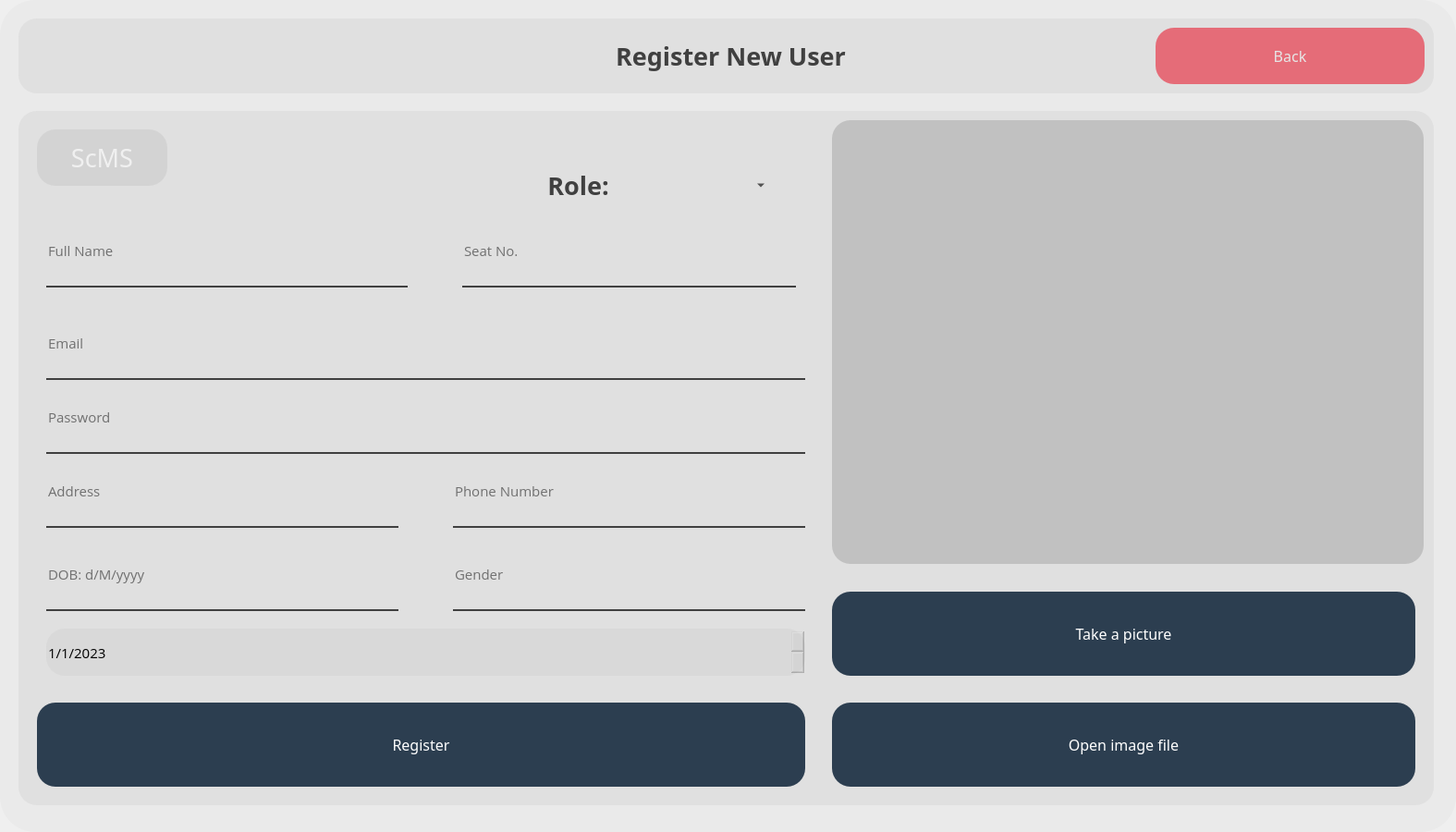
  <widget class="QWidget" name="newUser_widget" native="true">
   <property name="geometry">
    <rect>
     <x>0</x>
     <y>0</y>
     <width>1575</width>
     <height>900</height>
    </rect>
   </property>
   <widget class="QLabel" name="mainScreen_BG_5">
    <property name="geometry">
     <rect>
      <x>0</x>
      <y>0</y>
      <width>1575</width>
      <height>900</height>
     </rect>
    </property>
    <property name="styleSheet">
     <string notr="true">background-image: url(:/images/materials/reportBG.png);
border-radius:38px;</string>
    </property>
    <property name="text">
     <string/>
    </property>
   </widget>
   <widget class="QWidget" name="topBar_widget_6" native="true">
    <property name="geometry">
     <rect>
      <x>20</x>
      <y>20</y>
      <width>1531</width>
      <height>81</height>
     </rect>
    </property>
    <property name="styleSheet">
     <string notr="true">background-color: rgba(200, 200, 200,80);
/*background-color: rgba(239, 174, 74,150);*/
border-radius:20px;</string>
    </property>
    <widget class="QLabel" name="mainTopBarTitle_label_9">
     <property name="geometry">
      <rect>
       <x>610</x>
       <y>10</y>
       <width>321</width>
       <height>61</height>
      </rect>
     </property>
     <property name="font">
      <font>
       <family>Poppins SemiBold</family>
       <pointsize>20</pointsize>
       <weight>75</weight>
       <bold>true</bold>
      </font>
     </property>
     <property name="styleSheet">
      <string notr="true">background-color: rgba(255, 255, 255,0);
color: rgb(64,64,64);</string>
     </property>
     <property name="text">
      <string>Register New User</string>
     </property>
     <property name="alignment">
      <set>Qt::AlignCenter</set>
     </property>
    </widget>
    <widget class="QPushButton" name="newUser_Back_btn">
     <property name="geometry">
      <rect>
       <x>1230</x>
       <y>10</y>
       <width>291</width>
       <height>61</height>
      </rect>
     </property>
     <property name="font">
      <font>
       <family>Poppins Medium</family>
       <pointsize>12</pointsize>
       <weight>50</weight>
       <bold>false</bold>
      </font>
     </property>
     <property name="styleSheet">
      <string notr="true">QPushButton#newUser_Back_btn{
background-color: rgb(229, 108, 120);
	color: rgb(230, 230, 230);
border-radius:20px;
}

QPushButton#newUser_Back_btn:hover{
background-color: rgba(229, 108, 120,220);
}

QPushButton#newUser_Back_btn:pressed{
padding-left:5px;
padding-top:5px;
background-color: rgba(229, 108, 120,220);
}</string>
     </property>
     <property name="text">
      <string>Back</string>
     </property>
    </widget>
   </widget>
   <widget class="QWidget" name="mainDashboardContainer_widget_5" native="true">
    <property name="geometry">
     <rect>
      <x>20</x>
      <y>120</y>
      <width>1531</width>
      <height>751</height>
     </rect>
    </property>
    <property name="font">
     <font>
      <strikeout>false</strikeout>
     </font>
    </property>
    <property name="styleSheet">
     <string notr="true">background-color: rgba(200, 200, 200,80);
border-radius:20px;</string>
    </property>
    <widget class="QPushButton" name="registerNewUser_btn">
     <property name="geometry">
      <rect>
       <x>20</x>
       <y>640</y>
       <width>831</width>
       <height>91</height>
      </rect>
     </property>
     <property name="font">
      <font>
       <family>Poppins Medium</family>
       <pointsize>12</pointsize>
       <weight>50</weight>
       <bold>false</bold>
       <strikeout>false</strikeout>
      </font>
     </property>
     <property name="styleSheet">
      <string notr="true">QPushButton#registerNewUser_btn{
	
	background-color: rgb(44, 62, 80);
	color: rgb(255, 255, 255);
border-radius:20px;
}

QPushButton#registerNewUser_btn:hover{
background-color: rgba(44, 62, 80,210);

}

QPushButton#registerNewUser_btn:pressed{
padding-left:5px;
padding-top:5px;
background-color: rgba(44, 62, 80,210);

}</string>
     </property>
     <property name="text">
      <string>Register</string>
     </property>
     <property name="iconSize">
      <size>
       <width>25</width>
       <height>25</height>
      </size>
     </property>
    </widget>
    <widget class="QLabel" name="mainTopBarTitle_label_10">
     <property name="geometry">
      <rect>
       <x>20</x>
       <y>20</y>
       <width>141</width>
       <height>61</height>
      </rect>
     </property>
     <property name="font">
      <font>
       <family>Poppins Medium</family>
       <pointsize>20</pointsize>
       <weight>50</weight>
       <bold>false</bold>
       <strikeout>false</strikeout>
      </font>
     </property>
     <property name="styleSheet">
      <string notr="true">background-color: rgba(64, 64, 64,20);
color: rgb(240, 240, 240);
</string>
     </property>
     <property name="text">
      <string>ScMS</string>
     </property>
     <property name="alignment">
      <set>Qt::AlignCenter</set>
     </property>
    </widget>
    <widget class="QWidget" name="cameraAttendanceContainer_widget_4" native="true">
     <property name="geometry">
      <rect>
       <x>880</x>
       <y>10</y>
       <width>640</width>
       <height>480</height>
      </rect>
     </property>
     <property name="styleSheet">
      <string notr="true">background-color: rgba(64, 64, 64,50);
/*background-color: rgba(255,255,255,255);*/
border-radius:20px;</string>
     </property>
     <widget class="QLabel" name="userImageRegister_Label">
      <property name="geometry">
       <rect>
        <x>90</x>
        <y>10</y>
        <width>460</width>
        <height>460</height>
       </rect>
      </property>
      <property name="styleSheet">
       <string notr="true">background-color: rgba(255, 255, 255,0);
border-radius:20px;</string>
      </property>
      <property name="text">
       <string/>
      </property>
     </widget>
     <widget class="QLabel" name="cameraNewUserImage_Label">
      <property name="geometry">
       <rect>
        <x>10</x>
        <y>10</y>
        <width>620</width>
        <height>461</height>
       </rect>
      </property>
      <property name="styleSheet">
       <string notr="true">background-color: rgba(255, 255, 255,0);</string>
      </property>
      <property name="text">
       <string/>
      </property>
      <property name="pixmap">
       <pixmap resource="res.qrc">:/images/materials/attendanceWaiting.png</pixmap>
      </property>
     </widget>
     <zorder>cameraNewUserImage_Label</zorder>
     <zorder>userImageRegister_Label</zorder>
    </widget>
    <widget class="QLineEdit" name="loginPassword_tbox_2">
     <property name="geometry">
      <rect>
       <x>30</x>
       <y>300</y>
       <width>821</width>
       <height>71</height>
      </rect>
     </property>
     <property name="font">
      <font>
       <family>Open Sans</family>
       <pointsize>11</pointsize>
       <strikeout>false</strikeout>
      </font>
     </property>
     <property name="styleSheet">
      <string notr="true">background-color: rgba(0, 0, 0,0);
border:none;
border-bottom:2px solid rgb(64,64,64);
color:rgpa(255,255,255,230);
padding-bottom:7px;
border-radius:0px;


</string>
     </property>
     <property name="echoMode">
      <enum>QLineEdit::Password</enum>
     </property>
     <property name="placeholderText">
      <string>Password</string>
     </property>
    </widget>
    <widget class="QLineEdit" name="loginUserName_tbox_2">
     <property name="geometry">
      <rect>
       <x>30</x>
       <y>120</y>
       <width>391</width>
       <height>71</height>
      </rect>
     </property>
     <property name="font">
      <font>
       <family>Open Sans</family>
       <pointsize>11</pointsize>
       <strikeout>false</strikeout>
      </font>
     </property>
     <property name="styleSheet">
      <string notr="true">background-color: rgba(0, 0, 0,0);
border:none;
border-radius:0px;
border-bottom:2px solid rgb(64,64,64);
color:rgpa(255,255,255,230);
padding-bottom:7px;



</string>
     </property>
     <property name="placeholderText">
      <string>Full Name</string>
     </property>
    </widget>
    <widget class="QLineEdit" name="loginPassword_tbox_3">
     <property name="geometry">
      <rect>
       <x>30</x>
       <y>380</y>
       <width>381</width>
       <height>71</height>
      </rect>
     </property>
     <property name="font">
      <font>
       <family>Open Sans</family>
       <pointsize>11</pointsize>
       <strikeout>false</strikeout>
      </font>
     </property>
     <property name="styleSheet">
      <string notr="true">background-color: rgba(0, 0, 0,0);
border:none;
border-bottom:2px solid rgb(64,64,64);
color:rgpa(255,255,255,230);
padding-bottom:7px;
border-radius:0px;


</string>
     </property>
     <property name="echoMode">
      <enum>QLineEdit::Normal</enum>
     </property>
     <property name="placeholderText">
      <string>Address</string>
     </property>
    </widget>
    <widget class="QLineEdit" name="loginUserName_tbox_3">
     <property name="geometry">
      <rect>
       <x>30</x>
       <y>220</y>
       <width>821</width>
       <height>71</height>
      </rect>
     </property>
     <property name="font">
      <font>
       <family>Open Sans</family>
       <pointsize>11</pointsize>
       <strikeout>false</strikeout>
      </font>
     </property>
     <property name="styleSheet">
      <string notr="true">background-color: rgba(0, 0, 0,0);
border:none;
border-radius:0px;
border-bottom:2px solid rgb(64,64,64);
color:rgpa(255,255,255,230);
padding-bottom:7px;



</string>
     </property>
     <property name="placeholderText">
      <string>Email</string>
     </property>
    </widget>
    <widget class="QLineEdit" name="loginPassword_tbox_4">
     <property name="geometry">
      <rect>
       <x>30</x>
       <y>470</y>
       <width>381</width>
       <height>71</height>
      </rect>
     </property>
     <property name="font">
      <font>
       <family>Open Sans</family>
       <pointsize>11</pointsize>
       <strikeout>false</strikeout>
      </font>
     </property>
     <property name="styleSheet">
      <string notr="true">background-color: rgba(0, 0, 0,0);
border:none;
border-bottom:2px solid rgb(64,64,64);
color:rgpa(255,255,255,230);
padding-bottom:7px;
border-radius:0px;


</string>
     </property>
     <property name="echoMode">
      <enum>QLineEdit::Normal</enum>
     </property>
     <property name="placeholderText">
      <string>DOB: d/M/yyyy</string>
     </property>
    </widget>
    <widget class="QLineEdit" name="loginUserName_tbox_4">
     <property name="geometry">
      <rect>
       <x>470</x>
       <y>380</y>
       <width>381</width>
       <height>71</height>
      </rect>
     </property>
     <property name="font">
      <font>
       <family>Open Sans</family>
       <pointsize>11</pointsize>
       <strikeout>false</strikeout>
      </font>
     </property>
     <property name="styleSheet">
      <string notr="true">background-color: rgba(0, 0, 0,0);
border:none;
border-radius:0px;
border-bottom:2px solid rgb(64,64,64);
color:rgpa(255,255,255,230);
padding-bottom:7px;



</string>
     </property>
     <property name="placeholderText">
      <string>Phone Number</string>
     </property>
    </widget>
    <widget class="QLineEdit" name="loginUserName_tbox_5">
     <property name="geometry">
      <rect>
       <x>470</x>
       <y>470</y>
       <width>381</width>
       <height>71</height>
      </rect>
     </property>
     <property name="font">
      <font>
       <family>Open Sans</family>
       <pointsize>11</pointsize>
       <strikeout>false</strikeout>
      </font>
     </property>
     <property name="styleSheet">
      <string notr="true">background-color: rgba(0, 0, 0,0);
border:none;
border-radius:0px;
border-bottom:2px solid rgb(64,64,64);
color:rgpa(255,255,255,230);
padding-bottom:7px;



</string>
     </property>
     <property name="placeholderText">
      <string>Gender</string>
     </property>
    </widget>
    <widget class="QDateEdit" name="dateEdit">
     <property name="geometry">
      <rect>
       <x>30</x>
       <y>560</y>
       <width>821</width>
       <height>51</height>
      </rect>
     </property>
     <property name="font">
      <font>
       <family>Open Sans</family>
       <pointsize>11</pointsize>
       <strikeout>false</strikeout>
      </font>
     </property>
     <property name="currentSection">
      <enum>QDateTimeEdit::DaySection</enum>
     </property>
     <property name="displayFormat">
      <string>d/M/yyyy</string>
     </property>
     <property name="calendarPopup">
      <bool>false</bool>
     </property>
     <property name="date">
      <date>
       <year>2023</year>
       <month>1</month>
       <day>1</day>
      </date>
     </property>
    </widget>
    <widget class="QPushButton" name="takePic_newUser_btn">
     <property name="geometry">
      <rect>
       <x>880</x>
       <y>520</y>
       <width>631</width>
       <height>91</height>
      </rect>
     </property>
     <property name="font">
      <font>
       <family>Poppins Medium</family>
       <pointsize>12</pointsize>
       <weight>50</weight>
       <bold>false</bold>
       <strikeout>false</strikeout>
      </font>
     </property>
     <property name="styleSheet">
      <string notr="true">QPushButton#takePic_newUser_btn{
	
	background-color: rgb(44, 62, 80);
	color: rgb(255, 255, 255);
border-radius:20px;
}

QPushButton#takePic_newUser_btn:hover{
background-color: rgba(44, 62, 80,210);

}

QPushButton#takePic_newUser_btn:pressed{
padding-left:5px;
padding-top:5px;
background-color: rgba(44, 62, 80,210);

}</string>
     </property>
     <property name="text">
      <string>Take a picture</string>
     </property>
     <property name="iconSize">
      <size>
       <width>25</width>
       <height>25</height>
      </size>
     </property>
    </widget>
    <widget class="QPushButton" name="newUser_openImage_btn">
     <property name="geometry">
      <rect>
       <x>880</x>
       <y>640</y>
       <width>631</width>
       <height>91</height>
      </rect>
     </property>
     <property name="font">
      <font>
       <family>Poppins Medium</family>
       <pointsize>12</pointsize>
       <weight>50</weight>
       <bold>false</bold>
       <strikeout>false</strikeout>
      </font>
     </property>
     <property name="styleSheet">
      <string notr="true">QPushButton#newUser_openImage_btn{
	
	background-color: rgb(44, 62, 80);
	color: rgb(255, 255, 255);
border-radius:20px;
}

QPushButton#newUser_openImage_btn:hover{
background-color: rgba(44, 62, 80,210);

}

QPushButton#newUser_openImage_btn:pressed{
padding-left:5px;
padding-top:5px;
background-color: rgba(44, 62, 80,210);

}</string>
     </property>
     <property name="text">
      <string>Open image file</string>
     </property>
     <property name="iconSize">
      <size>
       <width>25</width>
       <height>25</height>
      </size>
     </property>
    </widget>
    <widget class="QLineEdit" name="loginUserName_tbox_6">
     <property name="geometry">
      <rect>
       <x>480</x>
       <y>120</y>
       <width>361</width>
       <height>71</height>
      </rect>
     </property>
     <property name="font">
      <font>
       <family>Open Sans</family>
       <pointsize>11</pointsize>
       <strikeout>false</strikeout>
      </font>
     </property>
     <property name="styleSheet">
      <string notr="true">background-color: rgba(0, 0, 0,0);
border:none;
border-radius:0px;
border-bottom:2px solid rgb(64,64,64);
color:rgpa(255,255,255,230);
padding-bottom:7px;



</string>
     </property>
     <property name="placeholderText">
      <string>Seat No.</string>
     </property>
    </widget>
    <widget class="QComboBox" name="roleComboBox">
     <property name="geometry">
      <rect>
       <x>660</x>
       <y>60</y>
       <width>151</width>
       <height>41</height>
      </rect>
     </property>
     <property name="palette">
      <palette>
       <active>
        <colorrole role="Button">
         <brush brushstyle="SolidPattern">
          <color alpha="0">
           <red>255</red>
           <green>255</green>
           <blue>255</blue>
          </color>
         </brush>
        </colorrole>
        <colorrole role="Text">
         <brush brushstyle="SolidPattern">
          <color alpha="255">
           <red>0</red>
           <green>0</green>
           <blue>0</blue>
          </color>
         </brush>
        </colorrole>
        <colorrole role="ButtonText">
         <brush brushstyle="SolidPattern">
          <color alpha="255">
           <red>0</red>
           <green>0</green>
           <blue>0</blue>
          </color>
         </brush>
        </colorrole>
        <colorrole role="Base">
         <brush brushstyle="SolidPattern">
          <color alpha="0">
           <red>255</red>
           <green>255</green>
           <blue>255</blue>
          </color>
         </brush>
        </colorrole>
        <colorrole role="Window">
         <brush brushstyle="SolidPattern">
          <color alpha="0">
           <red>255</red>
           <green>255</green>
           <blue>255</blue>
          </color>
         </brush>
        </colorrole>
        <colorrole role="Shadow">
         <brush brushstyle="SolidPattern">
          <color alpha="255">
           <red>255</red>
           <green>170</green>
           <blue>0</blue>
          </color>
         </brush>
        </colorrole>
        <colorrole role="PlaceholderText">
         <brush brushstyle="SolidPattern">
          <color alpha="128">
           <red>255</red>
           <green>255</green>
           <blue>127</blue>
          </color>
         </brush>
        </colorrole>
       </active>
       <inactive>
        <colorrole role="Button">
         <brush brushstyle="SolidPattern">
          <color alpha="0">
           <red>255</red>
           <green>255</green>
           <blue>255</blue>
          </color>
         </brush>
        </colorrole>
        <colorrole role="Text">
         <brush brushstyle="SolidPattern">
          <color alpha="255">
           <red>0</red>
           <green>0</green>
           <blue>0</blue>
          </color>
         </brush>
        </colorrole>
        <colorrole role="ButtonText">
         <brush brushstyle="SolidPattern">
          <color alpha="255">
           <red>0</red>
           <green>0</green>
           <blue>0</blue>
          </color>
         </brush>
        </colorrole>
        <colorrole role="Base">
         <brush brushstyle="SolidPattern">
          <color alpha="0">
           <red>255</red>
           <green>255</green>
           <blue>255</blue>
          </color>
         </brush>
        </colorrole>
        <colorrole role="Window">
         <brush brushstyle="SolidPattern">
          <color alpha="0">
           <red>255</red>
           <green>255</green>
           <blue>255</blue>
          </color>
         </brush>
        </colorrole>
        <colorrole role="Shadow">
         <brush brushstyle="SolidPattern">
          <color alpha="255">
           <red>255</red>
           <green>170</green>
           <blue>0</blue>
          </color>
         </brush>
        </colorrole>
        <colorrole role="PlaceholderText">
         <brush brushstyle="SolidPattern">
          <color alpha="128">
           <red>0</red>
           <green>0</green>
           <blue>0</blue>
          </color>
         </brush>
        </colorrole>
       </inactive>
       <disabled>
        <colorrole role="Button">
         <brush brushstyle="SolidPattern">
          <color alpha="0">
           <red>255</red>
           <green>255</green>
           <blue>255</blue>
          </color>
         </brush>
        </colorrole>
        <colorrole role="Text">
         <brush brushstyle="SolidPattern">
          <color alpha="255">
           <red>120</red>
           <green>120</green>
           <blue>120</blue>
          </color>
         </brush>
        </colorrole>
        <colorrole role="ButtonText">
         <brush brushstyle="SolidPattern">
          <color alpha="255">
           <red>120</red>
           <green>120</green>
           <blue>120</blue>
          </color>
         </brush>
        </colorrole>
        <colorrole role="Base">
         <brush brushstyle="SolidPattern">
          <color alpha="0">
           <red>255</red>
           <green>255</green>
           <blue>255</blue>
          </color>
         </brush>
        </colorrole>
        <colorrole role="Window">
         <brush brushstyle="SolidPattern">
          <color alpha="0">
           <red>255</red>
           <green>255</green>
           <blue>255</blue>
          </color>
         </brush>
        </colorrole>
        <colorrole role="Shadow">
         <brush brushstyle="SolidPattern">
          <color alpha="255">
           <red>255</red>
           <green>170</green>
           <blue>0</blue>
          </color>
         </brush>
        </colorrole>
        <colorrole role="PlaceholderText">
         <brush brushstyle="SolidPattern">
          <color alpha="128">
           <red>0</red>
           <green>0</green>
           <blue>0</blue>
          </color>
         </brush>
        </colorrole>
       </disabled>
      </palette>
     </property>
     <property name="font">
      <font>
       <pointsize>12</pointsize>
       <weight>50</weight>
       <bold>false</bold>
       <strikeout>false</strikeout>
      </font>
     </property>
     <property name="styleSheet">
      <string notr="true">
background-color: rgba(255, 255, 255, 0);
border-radius: 7px;

 </string>
     </property>
     <property name="editable">
      <bool>false</bool>
     </property>
    </widget>
    <widget class="QLabel" name="mainTopBarTitle_label_31">
     <property name="geometry">
      <rect>
       <x>540</x>
       <y>50</y>
       <width>131</width>
       <height>61</height>
      </rect>
     </property>
     <property name="font">
      <font>
       <family>Poppins SemiBold</family>
       <pointsize>20</pointsize>
       <weight>75</weight>
       <bold>true</bold>
       <strikeout>false</strikeout>
      </font>
     </property>
     <property name="styleSheet">
      <string notr="true">background-color: rgba(255, 255, 255,0);
color: rgb(64,64,64);</string>
     </property>
     <property name="text">
      <string>Role:</string>
     </property>
     <property name="alignment">
      <set>Qt::AlignCenter</set>
     </property>
    </widget>
   </widget>
   <widget class="QLabel" name="mainScreenDark_BG_6">
    <property name="geometry">
     <rect>
      <x>0</x>
      <y>0</y>
      <width>1575</width>
      <height>900</height>
     </rect>
    </property>
    <property name="styleSheet">
     <string notr="true">background-color: rgba(0, 0, 0,5);
border-radius:38px;</string>
    </property>
    <property name="text">
     <string/>
    </property>
   </widget>
   <zorder>mainScreenDark_BG_6</zorder>
   <zorder>mainScreen_BG_5</zorder>
   <zorder>mainDashboardContainer_widget_5</zorder>
   <zorder>topBar_widget_6</zorder>
  </widget>
